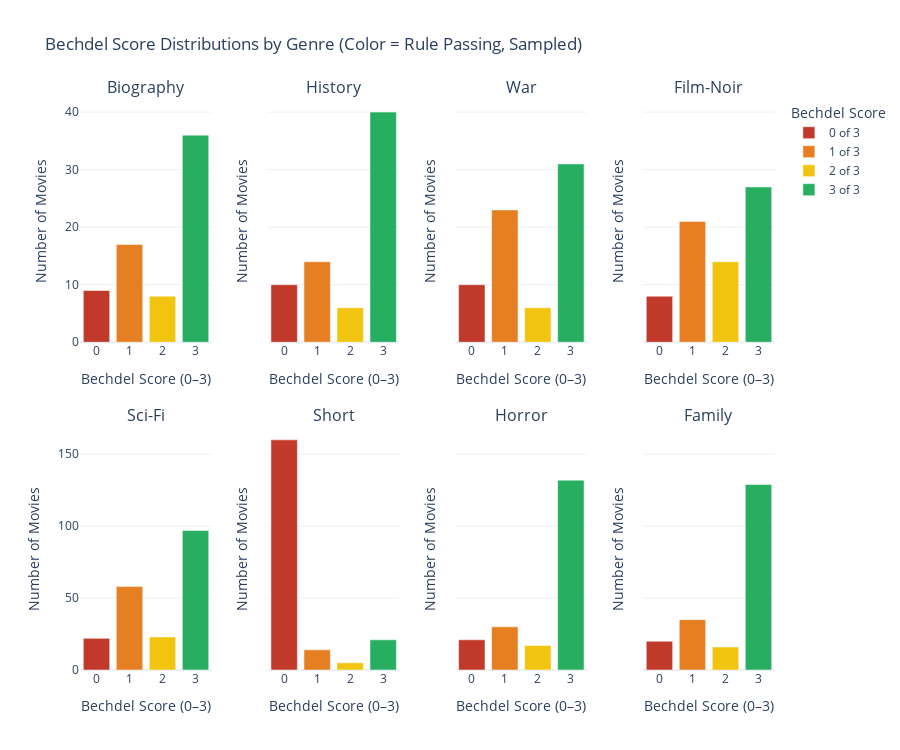

Source (notebook cell):
### Code cell
import pandas as pd
import numpy as np
import plotly.graph_objects as go
from plotly.subplots import make_subplots

# initialising
RIGHT_GENRES = ["Biography", "History", "War", "Film-Noir"]
LEFT_GENRES = ["Sci-Fi", "Short", "Horror", "Family"]
ALL_GENRES = RIGHT_GENRES + LEFT_GENRES

SAMPLE_MAP = {
    "Biography": 70,
    "History": 70,
    "War": 70,
    "Film-Noir": 70,
    "Sci-Fi": 200,
    "Short": 200,
    "Horror": 200,
    "Family": 200
}

SCORES = [0, 1, 2, 3]

# bechdel color scheme
SCORE_COLORS = {
    0: "#C0392B",  # red
    1: "#E67E22",  # orange
    2: "#F1C40F",  # yellow
    3: "#27AE60"   # green
}

# data prep
df = df2.copy()

df["bechdel_score"] = pd.to_numeric(df["rating"], errors="coerce")

# split multi-genre movies
df["genre"] = df["genre"].str.split(", ")
df = df.explode("genre")

df = df[df["genre"].isin(ALL_GENRES)]

# subplot layout
fig = make_subplots(
    rows=2,
    cols=4,
    subplot_titles=ALL_GENRES,
    shared_yaxes=True,
    horizontal_spacing=0.08,
    vertical_spacing=0.15
)

# building mini charts
for i, genre in enumerate(ALL_GENRES):
    r = 1 if i < 4 else 2
    c = i + 1 if i < 4 else i - 3

    gdata = df[df["genre"] == genre]

    n_sample = SAMPLE_MAP[genre]
    if len(gdata) > n_sample:
        gdata = gdata.sample(n_sample, random_state=42)

    counts = (
        gdata["bechdel_score"]
        .value_counts()
        .reindex(SCORES, fill_value=0)
        .sort_index()
    )

    # adding one bar trace per score to colour individually
    for score in SCORES:
        fig.add_trace(
            go.Bar(
                x=[score],
                y=[counts.loc[score]],
                marker_color=SCORE_COLORS[score],
                showlegend=(i == 0),
                name=f"{score} of 3"
            ),
            row=r,
            col=c
        )

# styling
fig.update_layout(
    title="Bechdel Score Distributions by Genre (Color = Rule Passing, Sampled)",
    template="plotly_white",
    height=750,
    legend_title_text="Bechdel Score"
)

fig.update_xaxes(
    title_text="Bechdel Score (0–3)",
    tickmode="array",
    tickvals=SCORES
)

fig.update_yaxes(
    title_text="Number of Movies"
)

fig.show()

### Figure 1 — Plotly figure (JSON) as saved in the notebook; plotly's stock layout.template omitted (floating-point values rounded to 4 significant figures)
{"data": [{"marker": {"color": "#C0392B"}, "name": "0 of 3", "showlegend": true, "type": "bar", "x": [0], "xaxis": "x", "y": [9], "yaxis": "y"}, {"marker": {"color": "#E67E22"}, "name": "1 of 3", "showlegend": true, "type": "bar", "x": [1], "xaxis": "x", "y": [17], "yaxis": "y"}, {"marker": {"color": "#F1C40F"}, "name": "2 of 3", "showlegend": true, "type": "bar", "x": [2], "xaxis": "x", "y": [8], "yaxis": "y"}, {"marker": {"color": "#27AE60"}, "name": "3 of 3", "showlegend": true, "type": "bar", "x": [3], "xaxis": "x", "y": [36], "yaxis": "y"}, {"marker": {"color": "#C0392B"}, "name": "0 of 3", "showlegend": false, "type": "bar", "x": [0], "xaxis": "x2", "y": [10], "yaxis": "y2"}, {"marker": {"color": "#E67E22"}, "name": "1 of 3", "showlegend": false, "type": "bar", "x": [1], "xaxis": "x2", "y": [14], "yaxis": "y2"}, {"marker": {"color": "#F1C40F"}, "name": "2 of 3", "showlegend": false, "type": "bar", "x": [2], "xaxis": "x2", "y": [6], "yaxis": "y2"}, {"marker": {"color": "#27AE60"}, "name": "3 of 3", "showlegend": false, "type": "bar", "x": [3], "xaxis": "x2", "y": [40], "yaxis": "y2"}, {"marker": {"color": "#C0392B"}, "name": "0 of 3", "showlegend": false, "type": "bar", "x": [0], "xaxis": "x3", "y": [10], "yaxis": "y3"}, {"marker": {"color": "#E67E22"}, "name": "1 of 3", "showlegend": false, "type": "bar", "x": [1], "xaxis": "x3", "y": [23], "yaxis": "y3"}, {"marker": {"color": "#F1C40F"}, "name": "2 of 3", "showlegend": false, "type": "bar", "x": [2], "xaxis": "x3", "y": [6], "yaxis": "y3"}, {"marker": {"color": "#27AE60"}, "name": "3 of 3", "showlegend": false, "type": "bar", "x": [3], "xaxis": "x3", "y": [31], "yaxis": "y3"}, {"marker": {"color": "#C0392B"}, "name": "0 of 3", "showlegend": false, "type": "bar", "x": [0], "xaxis": "x4", "y": [8], "yaxis": "y4"}, {"marker": {"color": "#E67E22"}, "name": "1 of 3", "showlegend": false, "type": "bar", "x": [1], "xaxis": "x4", "y": [21], "yaxis": "y4"}, {"marker": {"color": "#F1C40F"}, "name": "2 of 3", "showlegend": false, "type": "bar", "x": [2], "xaxis": "x4", "y": [14], "yaxis": "y4"}, {"marker": {"color": "#27AE60"}, "name": "3 of 3", "showlegend": false, "type": "bar", "x": [3], "xaxis": "x4", "y": [27], "yaxis": "y4"}, {"marker": {"color": "#C0392B"}, "name": "0 of 3", "showlegend": false, "type": "bar", "x": [0], "xaxis": "x5", "y": [22], "yaxis": "y5"}, {"marker": {"color": "#E67E22"}, "name": "1 of 3", "showlegend": false, "type": "bar", "x": [1], "xaxis": "x5", "y": [58], "yaxis": "y5"}, {"marker": {"color": "#F1C40F"}, "name": "2 of 3", "showlegend": false, "type": "bar", "x": [2], "xaxis": "x5", "y": [23], "yaxis": "y5"}, {"marker": {"color": "#27AE60"}, "name": "3 of 3", "showlegend": false, "type": "bar", "x": [3], "xaxis": "x5", "y": [97], "yaxis": "y5"}, {"marker": {"color": "#C0392B"}, "name": "0 of 3", "showlegend": false, "type": "bar", "x": [0], "xaxis": "x6", "y": [160], "yaxis": "y6"}, {"marker": {"color": "#E67E22"}, "name": "1 of 3", "showlegend": false, "type": "bar", "x": [1], "xaxis": "x6", "y": [14], "yaxis": "y6"}, {"marker": {"color": "#F1C40F"}, "name": "2 of 3", "showlegend": false, "type": "bar", "x": [2], "xaxis": "x6", "y": [5], "yaxis": "y6"}, {"marker": {"color": "#27AE60"}, "name": "3 of 3", "showlegend": false, "type": "bar", "x": [3], "xaxis": "x6", "y": [21], "yaxis": "y6"}, {"marker": {"color": "#C0392B"}, "name": "0 of 3", "showlegend": false, "type": "bar", "x": [0], "xaxis": "x7", "y": [21], "yaxis": "y7"}, {"marker": {"color": "#E67E22"}, "name": "1 of 3", "showlegend": false, "type": "bar", "x": [1], "xaxis": "x7", "y": [30], "yaxis": "y7"}, {"marker": {"color": "#F1C40F"}, "name": "2 of 3", "showlegend": false, "type": "bar", "x": [2], "xaxis": "x7", "y": [17], "yaxis": "y7"}, {"marker": {"color": "#27AE60"}, "name": "3 of 3", "showlegend": false, "type": "bar", "x": [3], "xaxis": "x7", "y": [132], "yaxis": "y7"}, {"marker": {"color": "#C0392B"}, "name": "0 of 3", "showlegend": false, "type": "bar", "x": [0], "xaxis": "x8", "y": [20], "yaxis": "y8"}, {"marker": {"color": "#E67E22"}, "name": "1 of 3", "showlegend": false, "type": "bar", "x": [1], "xaxis": "x8", "y": [35], "yaxis": "y8"}, {"marker": {"color": "#F1C40F"}, "name": "2 of 3", "showlegend": false, "type": "bar", "x": [2], "xaxis": "x8", "y": [16], "yaxis": "y8"}, {"marker": {"color": "#27AE60"}, "name": "3 of 3", "showlegend": false, "type": "bar", "x": [3], "xaxis": "x8", "y": [129], "yaxis": "y8"}], "layout": {"annotations": [{"font": {"size": 16}, "showarrow": false, "text": "Biography", "x": 0.095, "xanchor": "center", "xref": "paper", "y": 1, "yanchor": "bottom", "yref": "paper"}, {"font": {"size": 16}, "showarrow": false, "text": "History", "x": 0.365, "xanchor": "center", "xref": "paper", "y": 1, "yanchor": "bottom", "yref": "paper"}, {"font": {"size": 16}, "showarrow": false, "text": "War", "x": 0.635, "xanchor": "center", "xref": "paper", "y": 1, "yanchor": "bottom", "yref": "paper"}, {"font": {"size": 16}, "showarrow": false, "text": "Film-Noir", "x": 0.905, "xanchor": "center", "xref": "paper", "y": 1, "yanchor": "bottom", "yref": "paper"}, {"font": {"size": 16}, "showarrow": false, "text": "Sci-Fi", "x": 0.095, "xanchor": "center", "xref": "paper", "y": 0.425, "yanchor": "bottom", "yref": "paper"}, {"font": {"size": 16}, "showarrow": false, "text": "Short", "x": 0.365, "xanchor": "center", "xref": "paper", "y": 0.425, "yanchor": "bottom", "yref": "paper"}, {"font": {"size": 16}, "showarrow": false, "text": "Horror", "x": 0.635, "xanchor": "center", "xref": "paper", "y": 0.425, "yanchor": "bottom", "yref": "paper"}, {"font": {"size": 16}, "showarrow": false, "text": "Family", "x": 0.905, "xanchor": "center", "xref": "paper", "y": 0.425, "yanchor": "bottom", "yref": "paper"}], "height": 750, "legend": {"title": {"text": "Bechdel Score"}}, "title": {"text": "Bechdel Score Distributions by Genre (Color = Rule Passing, Sampled)"}, "xaxis": {"anchor": "y", "domain": [0, 0.19], "tickmode": "array", "tickvals": [0, 1, 2, 3], "title": {"text": "Bechdel Score (0–3)"}}, "xaxis2": {"anchor": "y2", "domain": [0.27, 0.46], "tickmode": "array", "tickvals": [0, 1, 2, 3], "title": {"text": "Bechdel Score (0–3)"}}, "xaxis3": {"anchor": "y3", "domain": [0.54, 0.73], "tickmode": "array", "tickvals": [0, 1, 2, 3], "title": {"text": "Bechdel Score (0–3)"}}, "xaxis4": {"anchor": "y4", "domain": [0.81, 1], "tickmode": "array", "tickvals": [0, 1, 2, 3], "title": {"text": "Bechdel Score (0–3)"}}, "xaxis5": {"anchor": "y5", "domain": [0, 0.19], "tickmode": "array", "tickvals": [0, 1, 2, 3], "title": {"text": "Bechdel Score (0–3)"}}, "xaxis6": {"anchor": "y6", "domain": [0.27, 0.46], "tickmode": "array", "tickvals": [0, 1, 2, 3], "title": {"text": "Bechdel Score (0–3)"}}, "xaxis7": {"anchor": "y7", "domain": [0.54, 0.73], "tickmode": "array", "tickvals": [0, 1, 2, 3], "title": {"text": "Bechdel Score (0–3)"}}, "xaxis8": {"anchor": "y8", "domain": [0.81, 1], "tickmode": "array", "tickvals": [0, 1, 2, 3], "title": {"text": "Bechdel Score (0–3)"}}, "yaxis": {"anchor": "x", "domain": [0.575, 1], "title": {"text": "Number of Movies"}}, "yaxis2": {"anchor": "x2", "domain": [0.575, 1], "matches": "y", "showticklabels": false, "title": {"text": "Number of Movies"}}, "yaxis3": {"anchor": "x3", "domain": [0.575, 1], "matches": "y", "showticklabels": false, "title": {"text": "Number of Movies"}}, "yaxis4": {"anchor": "x4", "domain": [0.575, 1], "matches": "y", "showticklabels": false, "title": {"text": "Number of Movies"}}, "yaxis5": {"anchor": "x5", "domain": [0, 0.425], "title": {"text": "Number of Movies"}}, "yaxis6": {"anchor": "x6", "domain": [0, 0.425], "matches": "y5", "showticklabels": false, "title": {"text": "Number of Movies"}}, "yaxis7": {"anchor": "x7", "domain": [0, 0.425], "matches": "y5", "showticklabels": false, "title": {"text": "Number of Movies"}}, "yaxis8": {"anchor": "x8", "domain": [0, 0.425], "matches": "y5", "showticklabels": false, "title": {"text": "Number of Movies"}}}}
